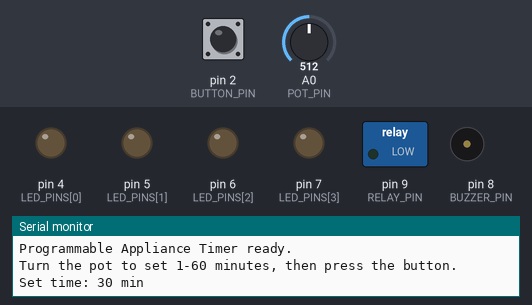
Bench run of a sketch on a simulated Arduino Uno, built with avr-gcc and run on an emulated ATmega328P. On the bench: switched loads named in the sketch (green lamp = pin HIGH), output pins drawn as LEDs (lit = HIGH), buzzer (waves = sounding, pin HIGH), the last lines printed to the serial monitor. The inputs (shaded band) are chosen by the test bench; at power-on: pin 2 (BUTTON_PIN) HIGH, A0 (POT_PIN) = 512.

Above: at 1.2 s.
1.3 s: pin 2 (BUTTON_PIN) pulled LOW for 0.15 s
At 2.2 s:
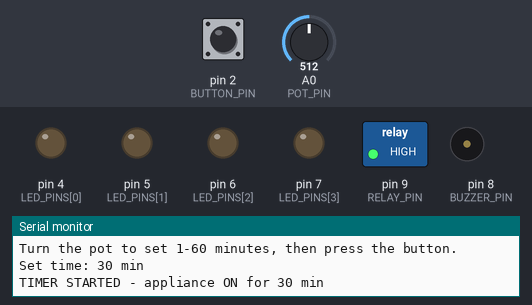
2.9 s: pin 2 (BUTTON_PIN) pulled LOW for 1 s
At 3.5 s:
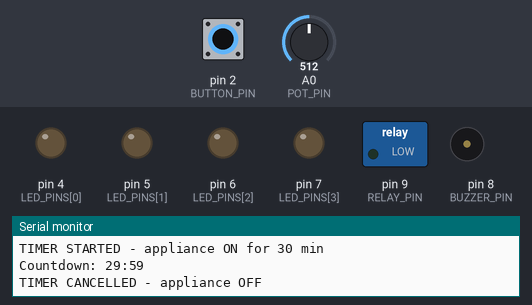
5.4 s: pin 2 (BUTTON_PIN) pulled LOW for 3.2 s
At 6.0 s:
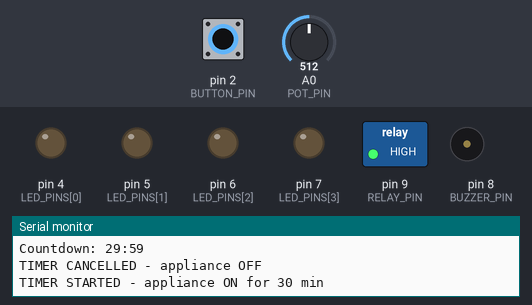
Timing chart, 0 to 8.4 s (numbered marks = the images above; inputs shaded):
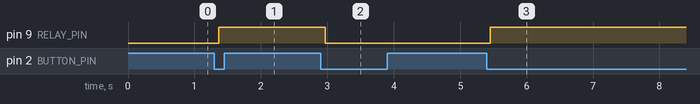

Measured:
- after the input at 1.3 s, pin 9 (RELAY_PIN): LOW → HIGH after 0.06 s
- after the input at 2.9 s, pin 9 (RELAY_PIN): HIGH → LOW after 0.07 s
- after the input at 5.4 s, pin 9 (RELAY_PIN): LOW → HIGH after 0.05 s

The sketch:

Programmable-Appliance-Timer.ino
```cpp
// 073 - Programmable Appliance Timer
// Pick a time of 1 to 60 minutes with a potentiometer, press a button to start,
// and a relay keeps an "appliance" switched on until the countdown reaches zero.
// Board: Arduino Uno
// Wiring:
//   Potentiometer: outer pins -> 5V and GND, wiper -> pin A0
//   Start/cancel button: pin 2 -> GND (INPUT_PULLUP is used)
//   Progress LEDs: pins 4, 5, 6 and 7, each through a 220 ohm resistor to GND
//   Relay module IN: pin 9 (switches the demo appliance)
//   Passive buzzer: pin 8
//
// SAFETY: The relay switches a low-voltage demo load only. Never connect mains
// electricity to a breadboard prototype.

// ---------------- Pin constants ----------------
const int POT_PIN = A0;                 // Potentiometer selects the time
const int BUTTON_PIN = 2;               // Start / cancel button
const int LED_PINS[4] = {4, 5, 6, 7};   // Quarter progress LEDs
const int BUZZER_PIN = 8;               // Buzzer sounds when time is up
const int RELAY_PIN = 9;                // Relay turns the appliance on/off

// ---------------- Timing constants ----------------
const unsigned long DEBOUNCE_MS = 50;   // Button debounce time
const int MIN_MINUTES = 1;              // Shortest selectable time
const int MAX_MINUTES = 60;             // Longest selectable time

// ---------------- State variables ----------------
bool timerRunning = false;
int selectedMinutes = 5;        // Time chosen with the potentiometer
unsigned long startMs = 0;      // millis() when the countdown started
unsigned long durationMs = 0;   // Total countdown length in milliseconds
unsigned long lastSecondMs = 0; // Last time we printed / updated one second
int lastPrintedSeconds = -1;    // Used to print each countdown second only once

int lastButtonReading = HIGH;
int stableButtonState = HIGH;
unsigned long lastDebounceMs = 0;

// Print the remaining time as mm:ss
void printCountdown(unsigned long remainingMs) {
  unsigned long totalSeconds = (remainingMs + 999) / 1000;  // Round up
  int minutes = totalSeconds / 60;
  int seconds = totalSeconds % 60;

  Serial.print("Countdown: ");
  if (minutes < 10) Serial.print('0');
  Serial.print(minutes);
  Serial.print(':');
  if (seconds < 10) Serial.print('0');
  Serial.println(seconds);
}

// Light one LED per completed quarter (cumulative fill)
void showProgress(unsigned long elapsedMs) {
  int quartersDone = (elapsedMs * 4UL) / durationMs;  // 0..4
  if (quartersDone > 4) quartersDone = 4;

  for (int i = 0; i < 4; i++) {
    digitalWrite(LED_PINS[i], (i < quartersDone) ? HIGH : LOW);
  }
}

// Switch every output off and clear the progress LEDs
void stopEverything() {
  digitalWrite(RELAY_PIN, LOW);  // Appliance OFF (most relay modules: LOW = off)
  for (int i = 0; i < 4; i++) {
    digitalWrite(LED_PINS[i], LOW);
  }
}

void setup() {
  pinMode(BUTTON_PIN, INPUT_PULLUP);
  pinMode(RELAY_PIN, OUTPUT);
  pinMode(BUZZER_PIN, OUTPUT);
  for (int i = 0; i < 4; i++) {
    pinMode(LED_PINS[i], OUTPUT);
  }
  stopEverything();  // Make sure nothing is switched on at boot

  Serial.begin(9600);
  Serial.println("Programmable Appliance Timer ready.");
  Serial.println("Turn the pot to set 1-60 minutes, then press the button.");
}

void loop() {
  unsigned long now = millis();

  // ----- 1. Read the potentiometer (1..60 minutes) while idle -----
  if (!timerRunning) {
    int potValue = analogRead(POT_PIN);  // 0..1023
    int newMinutes = map(potValue, 0, 1023, MIN_MINUTES, MAX_MINUTES);
    if (newMinutes != selectedMinutes) {
      selectedMinutes = newMinutes;
      Serial.print("Set time: ");
      Serial.print(selectedMinutes);
      Serial.println(" min");
    }
  }

  // ----- 2. Read and debounce the start / cancel button -----
  int reading = digitalRead(BUTTON_PIN);
  if (reading != lastButtonReading) {
    lastDebounceMs = now;
  }
  lastButtonReading = reading;

  if ((now - lastDebounceMs) > DEBOUNCE_MS && reading != stableButtonState) {
    stableButtonState = reading;

    if (stableButtonState == LOW) {  // Pressed
      if (!timerRunning) {
        // ----- Start the countdown -----
        timerRunning = true;
        startMs = now;
        durationMs = (unsigned long)selectedMinutes * 60000UL;
        lastSecondMs = now;
        lastPrintedSeconds = -1;

        digitalWrite(RELAY_PIN, HIGH);  // Appliance ON
        Serial.print("TIMER STARTED - appliance ON for ");
        Serial.print(selectedMinutes);
        Serial.println(" min");
      } else {
        // ----- Cancel the countdown -----
        timerRunning = false;
        stopEverything();  // Appliance OFF
        Serial.println("TIMER CANCELLED - appliance OFF");
      }
    }
  }

  // ----- 3. Update the running countdown once per second -----
  if (timerRunning) {
    unsigned long elapsedMs = now - startMs;

    if (elapsedMs >= durationMs) {
      // ----- Time is up -----
      timerRunning = false;
      stopEverything();
      Serial.println("TIME UP - appliance OFF");

      // Three short beeps as the alarm
      for (int i = 0; i < 3; i++) {
        tone(BUZZER_PIN, 2000);   // 2 kHz tone
        delay(150);
        noTone(BUZZER_PIN);
        delay(150);
      }
      Serial.println("Ready for the next time.");
    } else if (now - lastSecondMs >= 1000) {
      // ----- One second has passed: refresh LEDs and Serial -----
      lastSecondMs = now;
      showProgress(elapsedMs);

      unsigned long remainingMs = durationMs - elapsedMs;
      int remainingSeconds = remainingMs / 1000;
      if (remainingSeconds != lastPrintedSeconds) {
        lastPrintedSeconds = remainingSeconds;
        printCountdown(remainingMs);
      }
    }
  }

  delay(10);  // Keep the loop steady
}
```
